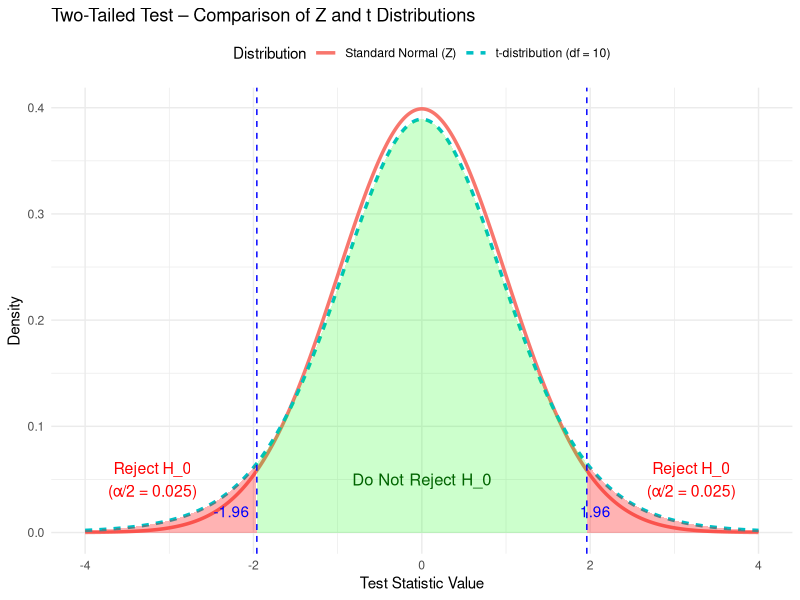
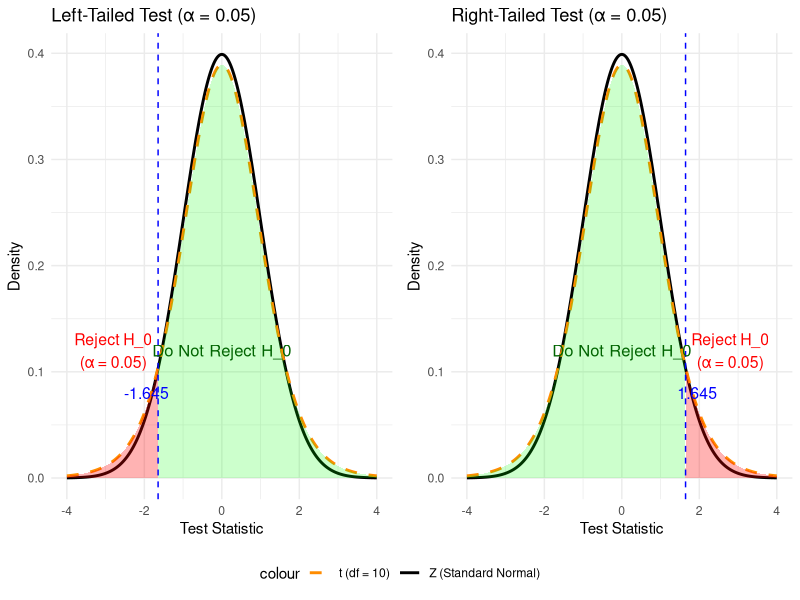
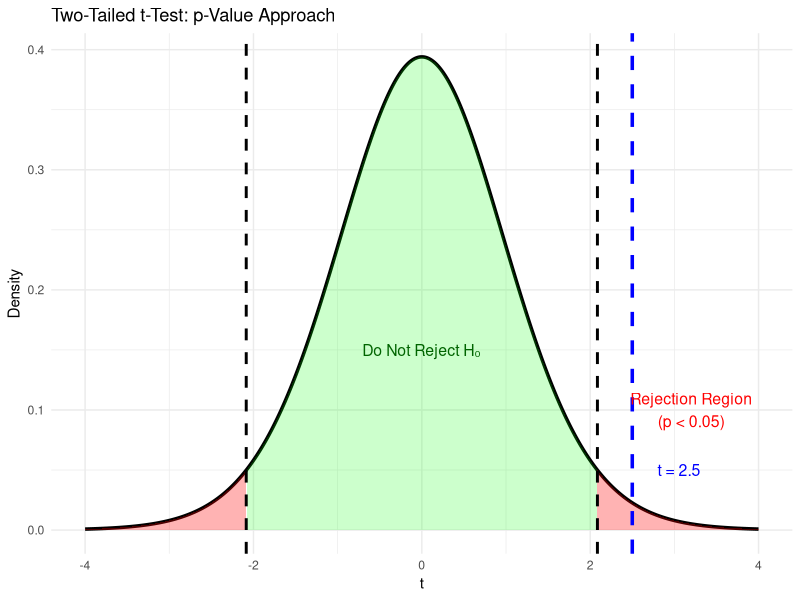

The R script that drew these images, in order:
## ---- chunk 1
knitr::opts_chunk$set(echo = TRUE)
library(ggplot2)
library(dplyr)
## ---- chunk 2

suppressPackageStartupMessages(library(ggplot2))
suppressPackageStartupMessages(library(dplyr))

x <- seq(-4, 4, length.out = 1000)
df <- 10
z_crit <- 1.96

df_plot <- data.frame(
  x = rep(x, 2),
  Density = c(dnorm(x), dt(x, df = df)),
  Distribution = rep(c("Standard Normal (Z)", paste0("t-distribution (df = ", df, ")")), each = length(x))
)

ggplot(df_plot, aes(x = x, y = Density, color = Distribution, linetype = Distribution)) +
  geom_line(linewidth = 1.2) +
  
  # Fill rejection regions (left and right)
  geom_area(data = subset(df_plot, x <= -z_crit & Distribution == paste0("t-distribution (df = ", df, ")")),
            aes(x = x, y = Density), fill = "red", alpha = 0.3, inherit.aes = FALSE) +
  geom_area(data = subset(df_plot, x >= z_crit & Distribution == paste0("t-distribution (df = ", df, ")")),
            aes(x = x, y = Density), fill = "red", alpha = 0.3, inherit.aes = FALSE) +

  # Fill non-rejection region (middle)
  geom_area(data = subset(df_plot, x > -z_crit & x < z_crit & Distribution == paste0("t-distribution (df = ", df, ")")),
            aes(x = x, y = Density), fill = "green", alpha = 0.2, inherit.aes = FALSE) +

  # Add critical value lines and labels
  geom_vline(xintercept = c(-z_crit, z_crit), color = "blue", linetype = "dashed") +
  annotate("text", x = -z_crit - 0.3, y = 0.02, label = "-1.96", color = "blue") +
  annotate("text", x = z_crit + 0.1, y = 0.02, label = "1.96", color = "blue") +

  # Region labels
  annotate("text", x = -3.2, y = 0.05, label = "Reject H_0\n(α/2 = 0.025)", color = "red", size = 4) +
  annotate("text", x = 3.2, y = 0.05, label = "Reject H_0\n(α/2 = 0.025)", color = "red", size = 4) +
  annotate("text", x = 0, y = 0.05, label = "Do Not Reject H_0", color = "darkgreen", size = 4.2) +

  labs(title = "Two-Tailed Test – Comparison of Z and t Distributions",
       x = "Test Statistic Value", y = "Density") +
  theme_minimal() +
  theme(legend.position = "top")
## ---- chunk 3

suppressPackageStartupMessages(library(ggplot2))
suppressPackageStartupMessages(library(dplyr))
library(gridExtra)
library(grid)

# Function to extract legend from ggplot
get_legend <- function(a.gplot) {
  tmp <- ggplotGrob(a.gplot)
  leg <- which(sapply(tmp$grobs, function(x) x$name) == "guide-box")
  tmp$grobs[[leg]]
}

x <- seq(-4, 4, length.out = 1000)
df <- 10
z_crit <- 1.645

df_plot <- data.frame(
  x = x,
  norm = dnorm(x),
  t_dist = dt(x, df = df)
)

cols <- c("Z (Standard Normal)" = "black", "t (df = 10)" = "darkorange")

# Base plot with legend
p_base <- ggplot(df_plot, aes(x = x)) +
  geom_line(aes(y = norm, color = "Z (Standard Normal)"), linewidth = 1) +
  geom_line(aes(y = t_dist, color = "t (df = 10)"), linetype = "dashed", linewidth = 1) +
  scale_color_manual(values = cols) +
  theme_minimal() +
  theme(legend.position = "bottom")

# Extract legend
legend <- get_legend(p_base)

# Left-tailed plot
p_left <- ggplot(df_plot, aes(x = x)) +
  geom_line(aes(y = norm, color = "Z (Standard Normal)"), linewidth = 1) +
  geom_line(aes(y = t_dist, color = "t (df = 10)"), linetype = "dashed", linewidth = 1) +
  geom_area(data = subset(df_plot, x <= -z_crit), aes(y = t_dist), fill = "red", alpha = 0.3) +
  geom_area(data = subset(df_plot, x > -z_crit), aes(y = t_dist), fill = "green", alpha = 0.2) +
  geom_vline(xintercept = -z_crit, linetype = "dashed", color = "blue") +
  annotate("text", x = -z_crit - 0.3, y = 0.08, label = "-1.645", color = "blue", size = 4) +
  annotate("text", x = -2.8, y = 0.12, label = "Reject H_0\n(α = 0.05)", color = "red", size = 4, hjust = 0.5) +
  annotate("text", x = 0, y = 0.12, label = "Do Not Reject H_0", color = "darkgreen", size = 4.2) +
  labs(title = "Left-Tailed Test (α = 0.05)", x = "Test Statistic", y = "Density") +
  scale_color_manual(values = cols) +
  theme_minimal() +
  theme(legend.position = "none")

# Right-tailed plot
p_right <- ggplot(df_plot, aes(x = x)) +
  geom_line(aes(y = norm, color = "Z (Standard Normal)"), linewidth = 1) +
  geom_line(aes(y = t_dist, color = "t (df = 10)"), linetype = "dashed", linewidth = 1) +
  geom_area(data = subset(df_plot, x >= z_crit), aes(y = t_dist), fill = "red", alpha = 0.3) +
  geom_area(data = subset(df_plot, x < z_crit), aes(y = t_dist), fill = "green", alpha = 0.2) +
  geom_vline(xintercept = z_crit, linetype = "dashed", color = "blue") +
  annotate("text", x = z_crit + 0.3, y = 0.08, label = "1.645", color = "blue", size = 4) +
  annotate("text", x = 2.8, y = 0.12, label = "Reject H_0\n(α = 0.05)", color = "red", size = 4, hjust = 0.5) +
  annotate("text", x = 0, y = 0.12, label = "Do Not Reject H_0", color = "darkgreen", size = 4.2) +
  labs(title = "Right-Tailed Test (α = 0.05)", x = "Test Statistic", y = "Density") +
  scale_color_manual(values = cols) +
  theme_minimal() +
  theme(legend.position = "none")

# Arrange with legend at bottom
grid.arrange(
  arrangeGrob(p_left, p_right, ncol = 2),
  legend,
  heights = c(10, 1)
)
## ---- chunk 4
library(ggplot2)

# Parameters
df <- 20                # degrees of freedom
alpha <- 0.05           # significance level (two-tailed)
t_stat <- 2.5           # observed t statistic

# Critical t value
t_crit <- qt(1 - alpha / 2, df)

# Data for t-distribution
x_vals <- seq(-4, 4, length.out = 1000)
y_vals <- dt(x_vals, df)
df_plot <- data.frame(x = x_vals, y = y_vals)

# Plot
ggplot(df_plot, aes(x = x, y = y)) +
  geom_line(linewidth = 1.2) +
  
  # Shaded rejection regions
  geom_area(data = subset(df_plot, x <= -t_crit), aes(x, y), fill = "red", alpha = 0.3) +
  geom_area(data = subset(df_plot, x >= t_crit), aes(x, y), fill = "red", alpha = 0.3) +
  
  # Shaded non-rejection region
  geom_area(data = subset(df_plot, x > -t_crit & x < t_crit), aes(x, y), fill = "green", alpha = 0.2) +
  
  # Dashed black lines for critical values
  geom_vline(xintercept = c(-t_crit, t_crit), linetype = "dashed", color = "black", linewidth = 1) +

  # Dashed blue line for test statistic
  geom_vline(xintercept = t_stat, color = "blue", linetype = "dashed", linewidth = 1.2) +
  
  # Annotations
  annotate("text", x = t_stat + 0.3, y = 0.05, label = paste0("t = ", t_stat), color = "blue", size = 4, hjust = 0) +
  annotate("text", x = 3.2, y = 0.10, label = "Rejection Region\n(p < 0.05)", color = "red", size = 4) +
  annotate("text", x = 0, y = 0.15, label = "Do Not Reject H₀", color = "darkgreen", size = 4) +
  
  labs(
    title = "Two-Tailed t-Test: p-Value Approach",
    x = "t",
    y = "Density"
  ) +
  theme_minimal()
